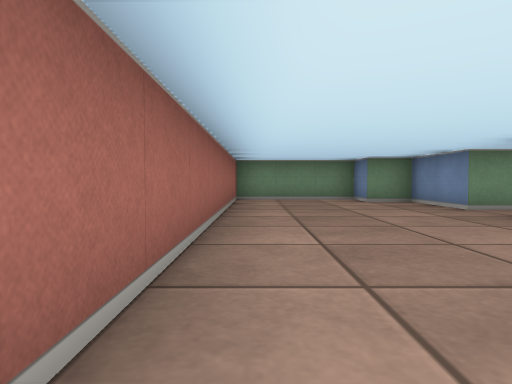
[1] (above)

18 first-person views from a walk through a cub3D maze. The camera is about half as high as the walls, tilts 2° down and sees 75° across. The floor is counted in squares. Each view is taken from the middle of a square. On the plan, view 1 faces up. The plan holds only what a view shows up to about 9 squares ahead; the rest is blank.

[2]
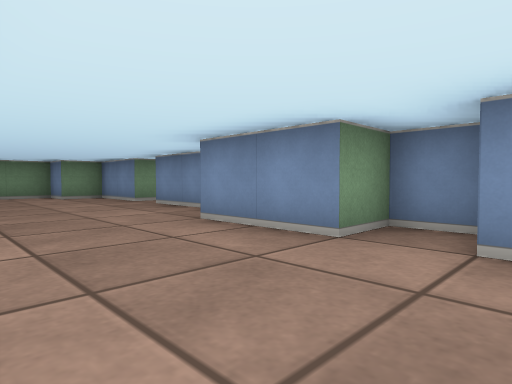

[3]
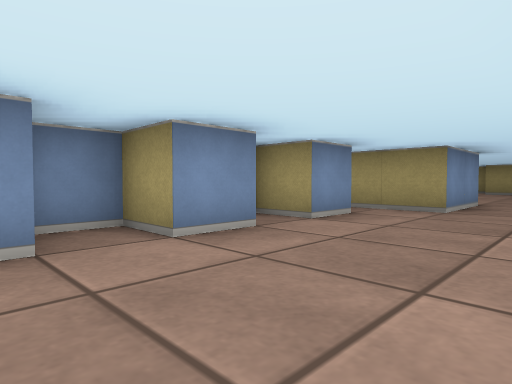

[4]
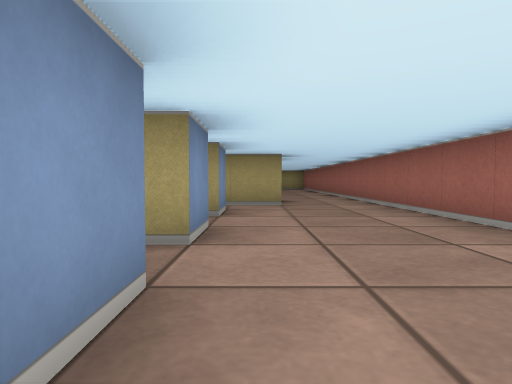

[5]
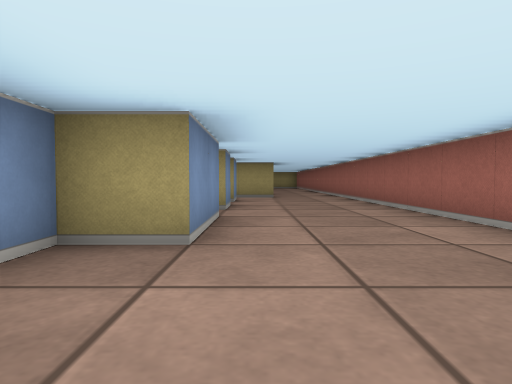

[6]
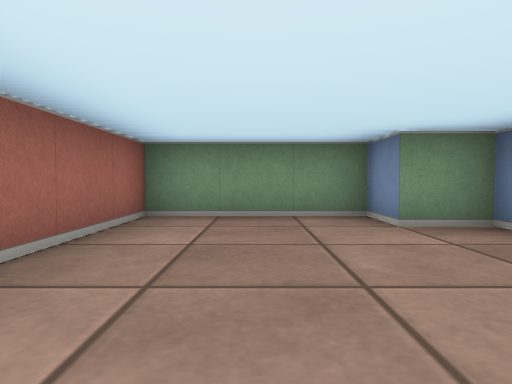

[7]
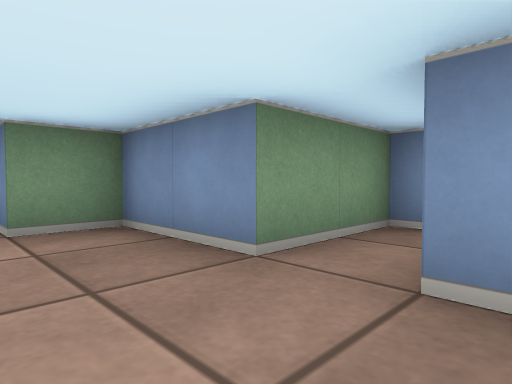

[8]
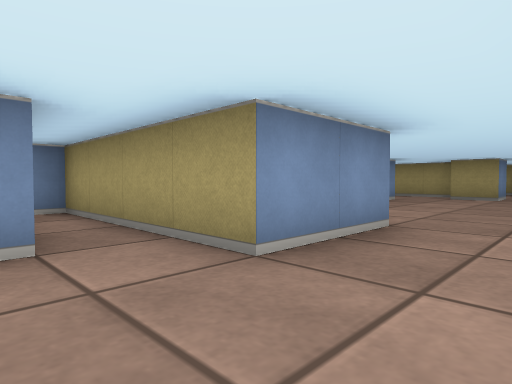

[9]
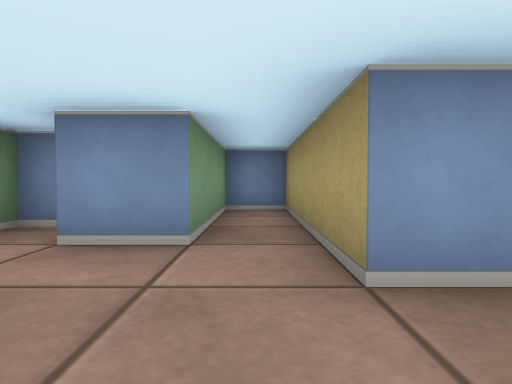

[10]
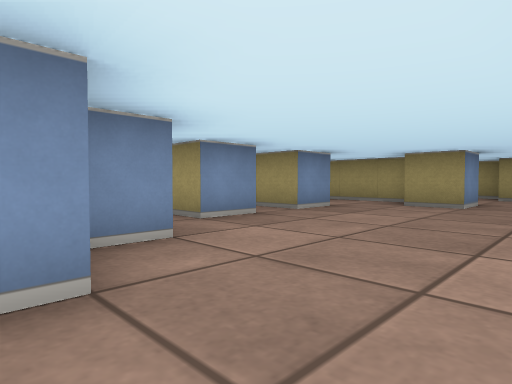

[11]
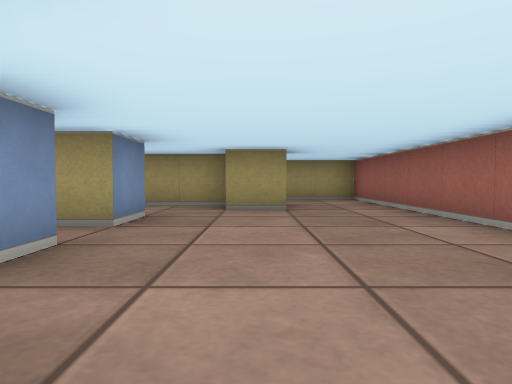

[12]
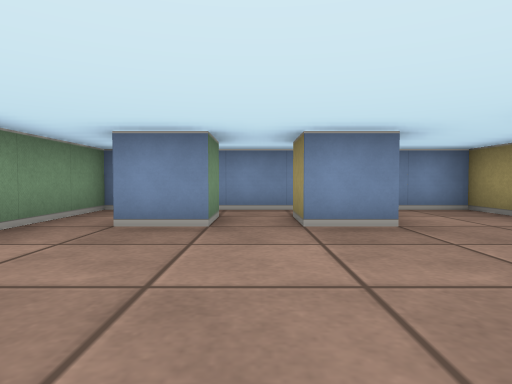

[13]
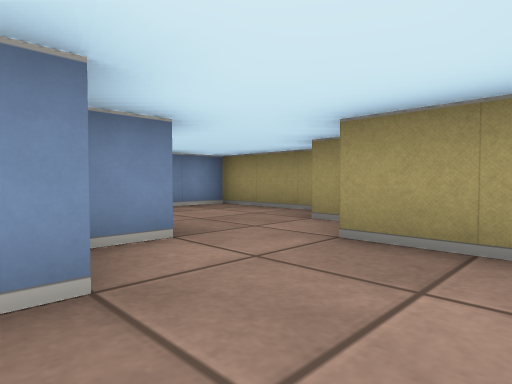

[14]
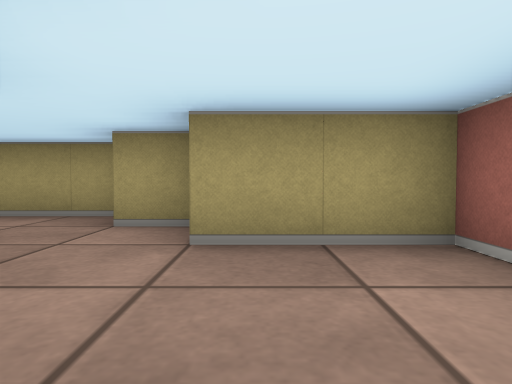

[15]
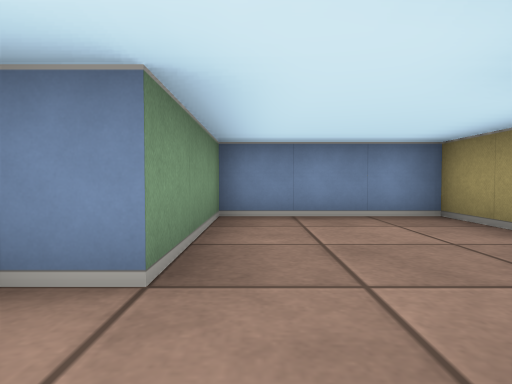

[16]
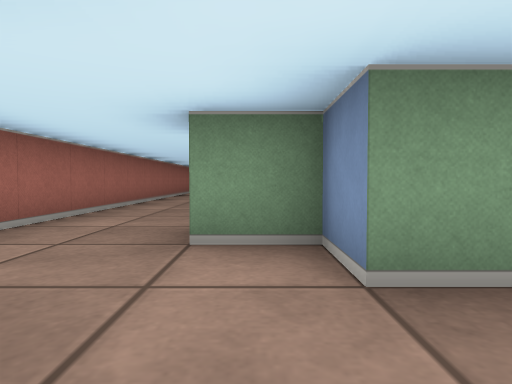

[17]
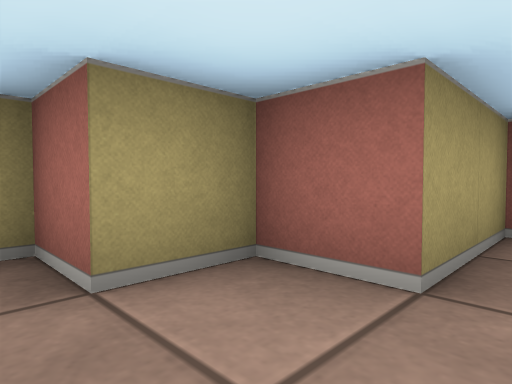

[18]
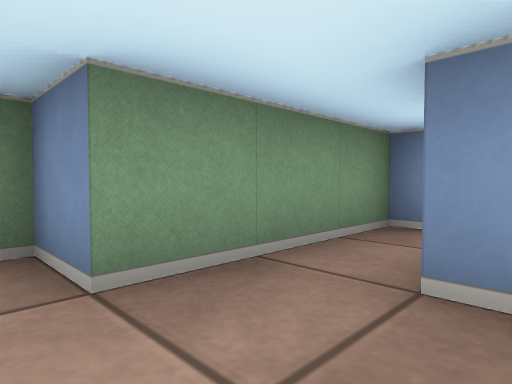

### Floor plan
Points are (right, up) in squares from view 1. A wall is a line through its corners. A room is listed if a view was taken in it or the views show most of it. See-through windows are left out.
Room 1 (views 1, 2, 3, 4, 5, 6, 7, 8, 9, 10)
walls: (2.5, -2.5) (2.5, -1.5) (3.5, -1.5) (3.5, -0.5) (2.5, -0.5) (2.5, 1.5) (3.5, 1.5) (3.5, 4.5); (3.5, -3) (3.5, -2.5); (5.6, 5.5) (3.5, 5.5) (3.5, 7.5) (2.5, 7.5) (2.5, 8.5) (-0.5, 8.5) (-0.5, -7.5); (1.5, -7.6) (1.5, -5.5) (5.5, -5.5) (5.5, -4.5) (2.5, -4.5) (2.5, -3.5) (3.5, -3.5)
ways out: opening at (0.5, -8) to room 2
Room 2 (views 11, 12, 18)
walls: (3.5, -12.6) (3.5, -11.5) (4.5, -11.5); (1.5, -13.5) (2.5, -13.5); (4.5, -10.5) (3.5, -10.5) (3.5, -9.5) (4.2, -9.5); (2.5, -14.5) (5.5, -14.5) (5.5, -13.2); (5.5, -11.6) (5.5, -10.4); (-0.5, -7.5) (-0.5, -13.5); (5.6, -8.5) (2.5, -8.5) (2.5, -7.5)
ways out: opening at (0.5, -8) to room 1; opening at (0.5, -14.5) to room 3
Room 3 (views 13, 14, 15, 16, 17)
walls: (-0.5, -13.5) (-0.5, -16.5) (1.5, -16.5) (1.5, -17.5) (2.5, -17.5) (2.5, -18.5) (5.5, -18.5) (5.5, -15.5) (2.5, -15.5) (2.5, -14.5) (1.5, -14.5) (1.5, -13.5)
ways out: opening at (0.5, -14.5) to room 2

Positions as (right, up) in squares from view 1, and headings:
1: (0, 0), facing up
2: (0, -2), facing up-right
3: (0, 0), facing down-right
4: (2, 1), facing down
5: (2, 4), facing down
6: (1, 4), facing up
7: (2, 4), facing up-right
8: (0, -4), facing down-right
9: (0, -5), facing right
10: (0, -7), facing down-right
11: (2, -8), facing down
12: (0, -11), facing right
13: (0, -14), facing down-right
14: (1, -14), facing down
15: (1, -16), facing right
16: (2, -17), facing up
17: (3, -16), facing down-left
18: (2, -10), facing up-right
